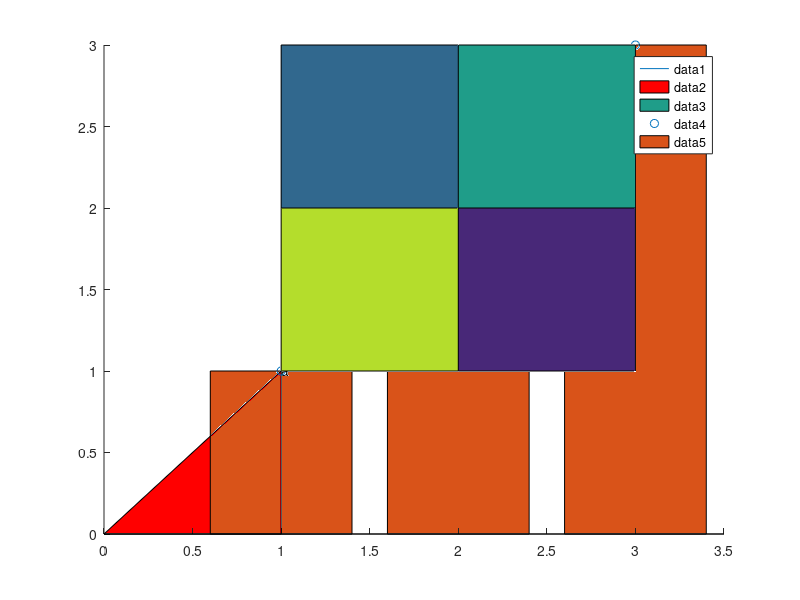

Reproduce this figure in MATLAB. (Note: this script raises an error after producing the figure.)
% Open item 41 (ADR 0220): set(h) of a figure, an axes, a plot or a decoration is a struct of the
% names that can be written, each holding the words the property takes, and set(h, name) is one
% name's words, as for a component since U3. The words are R2025b's, recorded with the names by
% tools/matlab-checklist/graphics-probes/graphics_class_names.m. Every figure stays invisible. Probe
% probe_41 (open-items scratch).

f = figure('Visible', 'off');
ax = axes(f);
hold(ax, 'on');
kinds = {
    'figure', f, {'Units', 'Visible', 'Pointer', 'WindowStyle', 'MenuBar', 'ToolBar', 'NumberTitle', 'PaperType', 'HandleVisibility', 'Resize', 'Name', 'Color'}
    'axes', ax, {'XScale', 'YDir', 'Box', 'GridLineStyle', 'TickDir', 'NextPlot', 'XAxisLocation', 'YAxisLocation', 'Layer', 'Projection', 'FontWeight', 'XLim', 'Color'}
    'line', plot(ax, 1:3), {'LineStyle', 'Marker', 'MarkerEdgeColor', 'MarkerFaceColor', 'LineJoin', 'Visible', 'XData', 'Color', 'LineWidth'}
    'text', text(ax, 1, 1, 'a'), {'Interpreter', 'HorizontalAlignment', 'VerticalAlignment', 'FontWeight', 'FontAngle', 'Units', 'String'}
    'patch', patch(ax, [0 1 1], [0 0 1], 'r'), {'FaceColor', 'EdgeColor', 'LineStyle', 'Marker', 'FaceLighting'}
    'surface', surface(ax, magic(3)), {'FaceColor', 'EdgeColor', 'LineStyle', 'MeshStyle', 'FaceLighting'}
    'scatter', scatter(ax, 1:3, 1:3), {'Marker', 'MarkerEdgeColor', 'MarkerFaceColor', 'LineWidth'}
    'bar', bar(ax, 1:3), {'BarLayout', 'Horizontal', 'FaceColor', 'EdgeColor', 'LineStyle', 'ShowBaseLine'}
    'legend', legend(ax), {'Location', 'Orientation', 'Box', 'Interpreter', 'TextColor'}
    };
for k = 1:size(kinds, 1)
    label = kinds{k, 1};
    h = kinds{k, 2};
    sv = set(h);
    fprintf('CHK|%s_set_class|%s|exact\n', label, class(sv));
    names = kinds{k, 3};
    for n = 1:numel(names)
        fprintf('CHK|%s_listed_%s|%d|exact\n', label, names{n}, isfield(sv, names{n}));
        if isfield(sv, names{n})
            fprintf('CHK|%s_words_%s|%s|exact\n', label, names{n}, u5_text(sv.(names{n})));
        end
    end
end
u9b_chk('one_name', @() set(ax, 'XScale'));
u9b_chk('one_name_no_words', @() set(ax, 'XLim'));
u9b_chk('one_name_read_only', @() set(ax, 'Type'));
u9b_chk('one_name_unknown', @() set(ax, 'Bogus'));
u9b_chk('listed_read_only', @() isfield(set(ax), 'Type'));
close all force;
